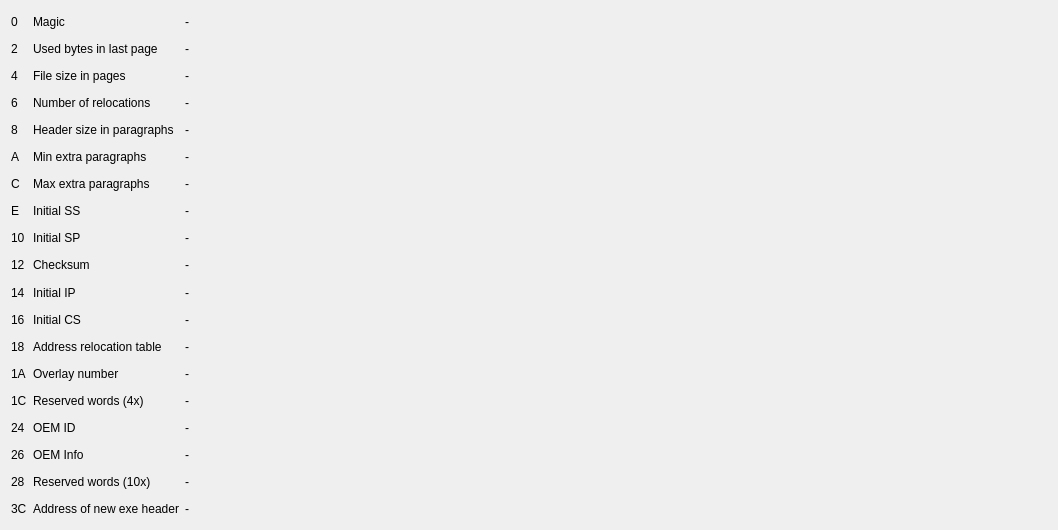
           <widget class="QWidget" name="scrollAreaWidgetContents_2">
            <property name="geometry">
             <rect>
              <x>0</x>
              <y>0</y>
              <width>1058</width>
              <height>530</height>
             </rect>
            </property>
            <layout class="QVBoxLayout" name="verticalLayout_9">
             <item>
              <layout class="QGridLayout" name="gridLayout">
               <item row="11" column="0">
                <widget class="QLabel" name="label_12">
                 <property name="text">
                  <string>16</string>
                 </property>
                </widget>
               </item>
               <item row="18" column="1">
                <widget class="QLabel" name="label_38">
                 <property name="text">
                  <string>Address of new exe header</string>
                 </property>
                </widget>
               </item>
               <item row="6" column="0">
                <widget class="QLabel" name="label_7">
                 <property name="text">
                  <string>C</string>
                 </property>
                </widget>
               </item>
               <item row="5" column="2">
                <widget class="QLabel" name="minExtraParagraphs">
                 <property name="text">
                  <string>-</string>
                 </property>
                </widget>
               </item>
               <item row="2" column="1">
                <widget class="QLabel" name="label_22">
                 <property name="text">
                  <string>File size in pages</string>
                 </property>
                </widget>
               </item>
               <item row="0" column="0">
                <widget class="QLabel" name="label">
                 <property name="sizePolicy">
                  <sizepolicy hsizetype="Fixed" vsizetype="Preferred">
                   <horstretch>0</horstretch>
                   <verstretch>0</verstretch>
                  </sizepolicy>
                 </property>
                 <property name="text">
                  <string>0</string>
                 </property>
                </widget>
               </item>
               <item row="9" column="1">
                <widget class="QLabel" name="label_29">
                 <property name="text">
                  <string>Checksum</string>
                 </property>
                </widget>
               </item>
               <item row="0" column="1">
                <widget class="QLabel" name="label_20">
                 <property name="sizePolicy">
                  <sizepolicy hsizetype="Fixed" vsizetype="Preferred">
                   <horstretch>0</horstretch>
                   <verstretch>0</verstretch>
                  </sizepolicy>
                 </property>
                 <property name="text">
                  <string>Magic</string>
                 </property>
                </widget>
               </item>
               <item row="16" column="2">
                <widget class="QLabel" name="oemInfo">
                 <property name="text">
                  <string>-</string>
                 </property>
                </widget>
               </item>
               <item row="10" column="1">
                <widget class="QLabel" name="label_30">
                 <property name="text">
                  <string>Initial IP</string>
                 </property>
                </widget>
               </item>
               <item row="11" column="2">
                <widget class="QLabel" name="initialCS">
                 <property name="text">
                  <string>-</string>
                 </property>
                </widget>
               </item>
               <item row="11" column="1">
                <widget class="QLabel" name="label_31">
                 <property name="text">
                  <string>Initial CS</string>
                 </property>
                </widget>
               </item>
               <item row="0" column="2">
                <widget class="QLabel" name="magic">
                 <property name="text">
                  <string>-</string>
                 </property>
                </widget>
               </item>
               <item row="14" column="2">
                <widget class="QLabel" name="reservedWorlds4x">
                 <property name="text">
                  <string>-</string>
                 </property>
                </widget>
               </item>
               <item row="17" column="2">
                <widget class="QLabel" name="reservedWorld10x">
                 <property name="text">
                  <string>-</string>
                 </property>
                </widget>
               </item>
               <item row="1" column="0">
                <widget class="QLabel" name="label_2">
                 <property name="text">
                  <string>2</string>
                 </property>
                </widget>
               </item>
               <item row="4" column="0">
                <widget class="QLabel" name="label_5">
                 <property name="text">
                  <string>8</string>
                 </property>
                </widget>
               </item>
               <item row="15" column="2">
                <widget class="QLabel" name="oemID">
                 <property name="text">
                  <string>-</string>
                 </property>
                </widget>
               </item>
               <item row="4" column="1">
                <widget class="QLabel" name="label_24">
                 <property name="text">
                  <string>Header size in paragraphs</string>
                 </property>
                </widget>
               </item>
               <item row="2" column="0">
                <widget class="QLabel" name="label_3">
                 <property name="text">
                  <string>4</string>
                 </property>
                </widget>
               </item>
               <item row="17" column="1">
                <widget class="QLabel" name="label_37">
                 <property name="text">
                  <string>Reserved words (10x)</string>
                 </property>
                </widget>
               </item>
               <item row="7" column="2">
                <widget class="QLabel" name="initialSS">
                 <property name="text">
                  <string>-</string>
                 </property>
                </widget>
               </item>
               <item row="18" column="0">
                <widget class="QLabel" name="label_19">
                 <property name="text">
                  <string>3C</string>
                 </property>
                </widget>
               </item>
               <item row="7" column="1">
                <widget class="QLabel" name="label_27">
                 <property name="text">
                  <string>Initial SS</string>
                 </property>
                </widget>
               </item>
               <item row="12" column="2">
                <widget class="QLabel" name="addressRelocationTable">
                 <property name="text">
                  <string>-</string>
                 </property>
                </widget>
               </item>
               <item row="18" column="2">
                <widget class="QLabel" name="addressNewExeHeader">
                 <property name="text">
                  <string>-</string>
                 </property>
                </widget>
               </item>
               <item row="15" column="0">
                <widget class="QLabel" name="label_16">
                 <property name="text">
                  <string>24</string>
                 </property>
                </widget>
               </item>
               <item row="4" column="2">
                <widget class="QLabel" name="sizeInParagraphs">
                 <property name="text">
                  <string>-</string>
                 </property>
                </widget>
               </item>
               <item row="3" column="2">
                <widget class="QLabel" name="numOfRelocation">
                 <property name="text">
                  <string>-</string>
                 </property>
                </widget>
               </item>
               <item row="9" column="0">
                <widget class="QLabel" name="label_10">
                 <property name="text">
                  <string>12</string>
                 </property>
                </widget>
               </item>
               <item row="6" column="2">
                <widget class="QLabel" name="maxExtraParagraphs">
                 <property name="text">
                  <string>-</string>
                 </property>
                </widget>
               </item>
               <item row="12" column="0">
                <widget class="QLabel" name="label_13">
                 <property name="text">
                  <string>18</string>
                 </property>
                </widget>
               </item>
               <item row="16" column="0">
                <widget class="QLabel" name="label_17">
                 <property name="text">
                  <string>26</string>
                 </property>
                </widget>
               </item>
               <item row="1" column="2">
                <widget class="QLabel" name="bytesInlastPage">
                 <property name="text">
                  <string>-</string>
                 </property>
                </widget>
               </item>
               <item row="5" column="0">
                <widget class="QLabel" name="label_6">
                 <property name="text">
                  <string>A</string>
                 </property>
                </widget>
               </item>
               <item row="16" column="1">
                <widget class="QLabel" name="label_36">
                 <property name="text">
                  <string>OEM Info</string>
                 </property>
                </widget>
               </item>
               <item row="13" column="2">
                <widget class="QLabel" name="overlayNumber">
                 <property name="text">
                  <string>-</string>
                 </property>
                </widget>
               </item>
               <item row="10" column="2">
                <widget class="QLabel" name="initialIP">
                 <property name="text">
                  <string>-</string>
                 </property>
                </widget>
               </item>
               <item row="3" column="0">
                <widget class="QLabel" name="label_4">
                 <property name="text">
                  <string>6</string>
                 </property>
                </widget>
               </item>
               <item row="3" column="1">
                <widget class="QLabel" name="label_23">
                 <property name="text">
                  <string>Number of relocations</string>
                 </property>
                </widget>
               </item>
               <item row="15" column="1">
                <widget class="QLabel" name="label_35">
                 <property name="text">
                  <string>OEM ID</string>
                 </property>
                </widget>
               </item>
               <item row="10" column="0">
                <widget class="QLabel" name="label_11">
                 <property name="text">
                  <string>14</string>
                 </property>
                </widget>
               </item>
               <item row="14" column="1">
                <widget class="QLabel" name="label_34">
                 <property name="text">
                  <string>Reserved words (4x)</string>
                 </property>
                </widget>
               </item>
               <item row="9" column="2">
                <widget class="QLabel" name="checksum_2">
                 <property name="text">
                  <string>-</string>
                 </property>
                </widget>
               </item>
               <item row="12" column="1">
                <widget class="QLabel" name="label_32">
                 <property name="text">
                  <string>Address relocation table</string>
                 </property>
                </widget>
               </item>
               <item row="1" column="1">
                <widget class="QLabel" name="label_21">
                 <property name="text">
                  <string>Used bytes in last page</string>
                 </property>
                </widget>
               </item>
               <item row="8" column="1">
                <widget class="QLabel" name="label_28">
                 <property name="text">
                  <string>Initial SP</string>
                 </property>
                </widget>
               </item>
               <item row="13" column="0">
                <widget class="QLabel" name="label_14">
                 <property name="text">
                  <string>1A</string>
                 </property>
                </widget>
               </item>
               <item row="2" column="2">
                <widget class="QLabel" name="sizeInPage">
                 <property name="text">
                  <string>-</string>
                 </property>
                </widget>
               </item>
               <item row="17" column="0">
                <widget class="QLabel" name="label_18">
                 <property name="text">
                  <string>28</string>
                 </property>
                </widget>
               </item>
               <item row="5" column="1">
                <widget class="QLabel" name="label_25">
                 <property name="text">
                  <string>Min extra paragraphs</string>
                 </property>
                </widget>
               </item>
               <item row="14" column="0">
                <widget class="QLabel" name="label_15">
                 <property name="text">
                  <string>1C</string>
                 </property>
                </widget>
               </item>
               <item row="13" column="1">
                <widget class="QLabel" name="label_33">
                 <property name="text">
                  <string>Overlay number</string>
                 </property>
                </widget>
               </item>
               <item row="8" column="2">
                <widget class="QLabel" name="initialSP">
                 <property name="text">
                  <string>-</string>
                 </property>
                </widget>
               </item>
               <item row="7" column="0">
                <widget class="QLabel" name="label_8">
                 <property name="text">
                  <string>E</string>
                 </property>
                </widget>
               </item>
               <item row="8" column="0">
                <widget class="QLabel" name="label_9">
                 <property name="text">
                  <string>10</string>
                 </property>
                </widget>
               </item>
               <item row="6" column="1">
                <widget class="QLabel" name="label_26">
                 <property name="text">
                  <string>Max extra paragraphs</string>
                 </property>
                </widget>
               </item>
              </layout>
             </item>
            </layout>
           </widget>
